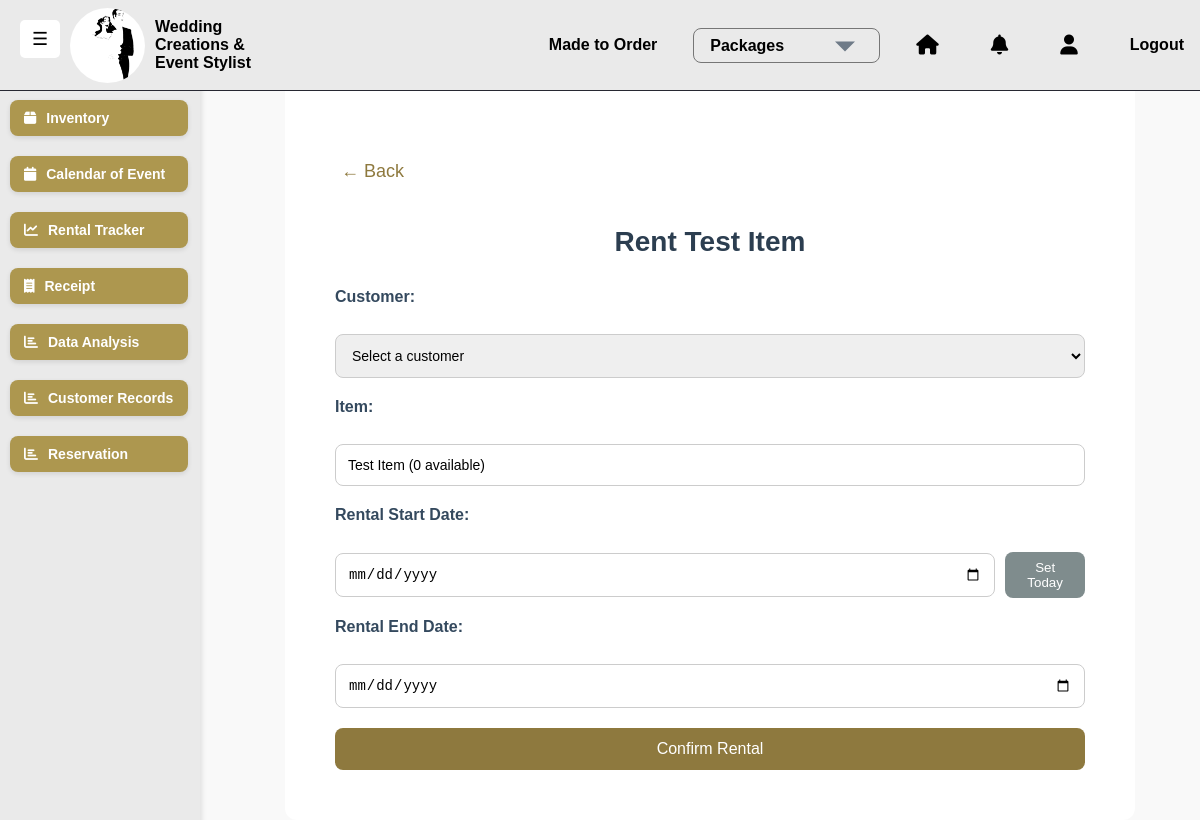
Page /rental/5/ (signed in) on the earlier database version.
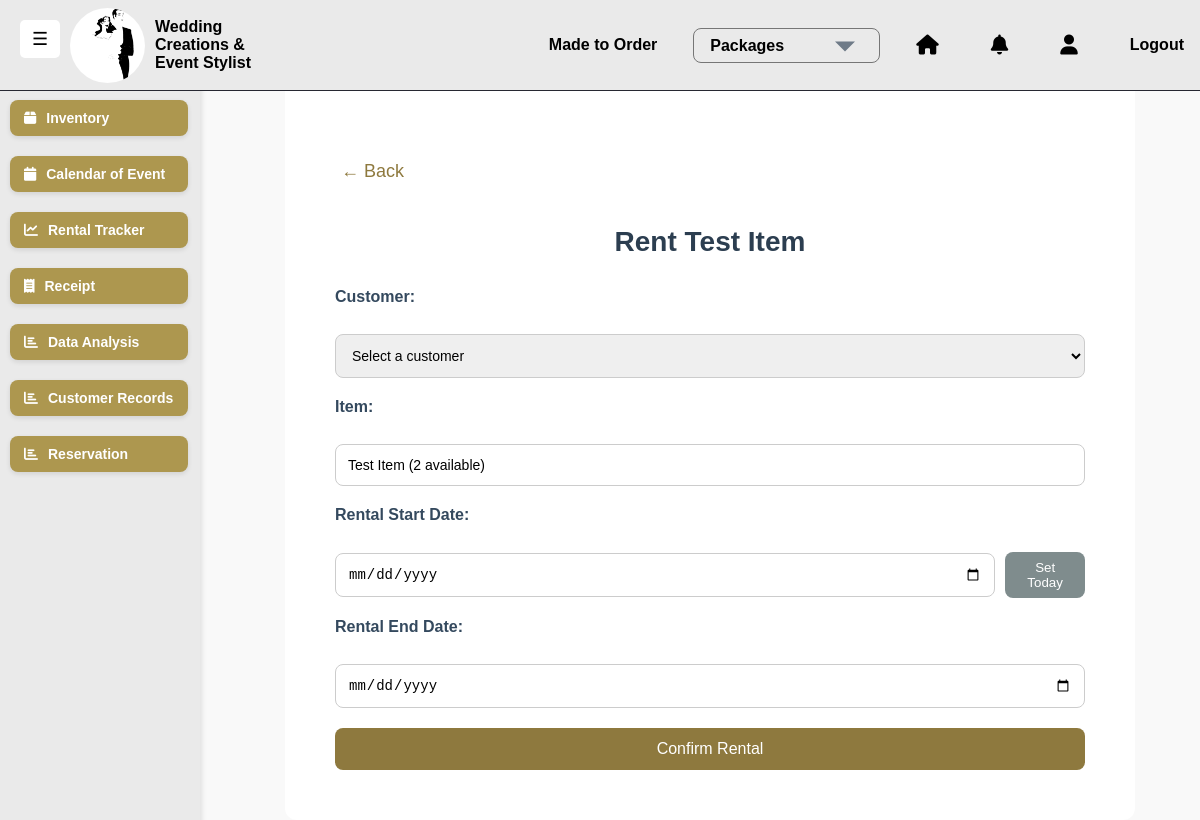
Same page on the later database version.
### saritasapp/models.py (models this page shows, shortened)
class Inventory(models.Model):
    name = models.CharField(max_length=255)
    category = models.ForeignKey(Category, on_delete=models.CASCADE)
    color = models.CharField(max_length=50, blank=True)
    quantity = models.IntegerField(default=0)
    rental_price = models.DecimalField(max_digits=10, decimal_places=2)
    purchase_price = models.DecimalField(max_digits=10, decimal_places=2, null=True, blank=True)
    available = models.BooleanField(default=True)
    image = models.ImageField(upload_to="static/images/", null=True, blank=True)

### saritasapp/views.py (the view, shortened to what this page needs)
# urls.py: path("rental/<int:inventory_id>/", views.rent_item, name="rental"),
@login_required
def rent_item(request, inventory_id):
    inventory_item = get_object_or_404(Inventory, id=inventory_id)
    customers = Customer.objects.all()
    context = {
        "inventory_item": inventory_item,
        "customers": customers,
        "today": date.today(),
    }
    return render(request, "saritasapp/rent_item.html", context)

### saritasapp/templates/saritasapp/rent_item.html (shortened to what this page needs)
{% extends "saritasapp/base.html" %}
{% load static %}
{% block extra_css %}
    <link rel="stylesheet" href="{% static 'css/rent_item.css' %}">
{% endblock %}
{% block content %}
    <div class="container">
        <button class="back-arrow" onclick="history.back()">← Back</button>
        <h2 class="page-title">Rent {{ inventory_item.name }}</h2>
        <form method="post" class="rental-form">
            <label for="customer">Customer:</label>
            <select class="edit-bar" id="customer" name="customer" required>
                <option value="" disabled selected>Select a customer</option>
            </select>
            <label>Item:</label>
            <input class="edit-bar" type="text" value="{{ inventory_item.name }} ({{ inventory_item.quantity }} available)" readonly>
            <label for="rental_start">Rental Start Date:</label>
            <div class="date-group">
                <input class="edit-bar" type="date" id="rental_start" name="rental_start" required min="{{ today|date:'Y-m-d' }}">
                <button type="button" class="btn-secondary" onclick="setToday()">Set Today</button>
            </div>
            <label for="rental_end">Rental End Date:</label>
            <input class="edit-bar" type="date" id="rental_end" name="rental_end" required min="{{ today|date:'Y-m-d' }}">
            <button type="submit" class="btn-primary">Confirm Rental</button>
        </form>
    </div>
{% endblock %}

Differences in the rows shown:
changed Inventory "Test Item": name "Test Item (0 available)" → "Test Item (2 available)"
